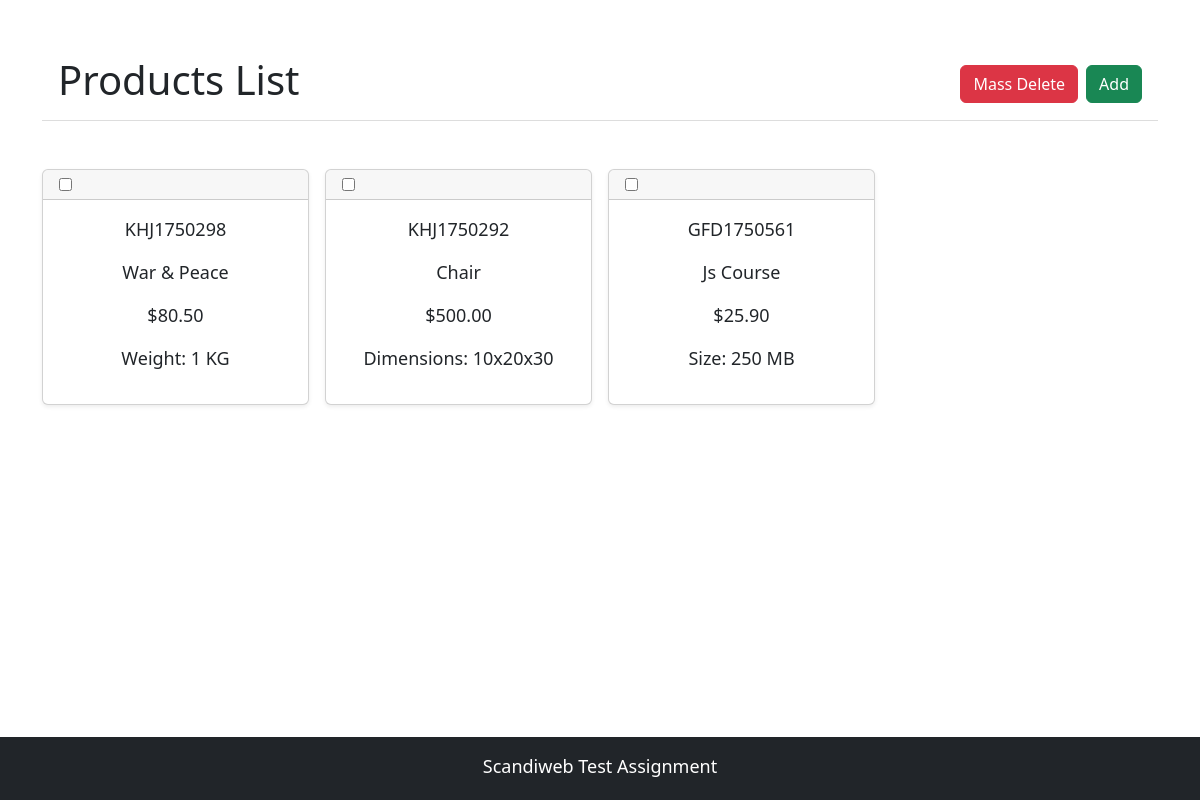
The page / on the database its author committed.
### tables this page shows
CREATE TABLE `products` (
  `id` bigint UNSIGNED NOT NULL,
  `sku` varchar(255) NOT NULL,
  `name` varchar(255) NOT NULL,
  `price` decimal(10,2) NOT NULL,
  `type` varchar(255) NOT NULL,
  `attributes` text NOT NULL,
  `created_at` timestamp NULL DEFAULT CURRENT_TIMESTAMP,
  `updated_at` timestamp NULL DEFAULT CURRENT_TIMESTAMP
);

### App/Core/View.php (called while the page is built, shortened)
<?php
class View
{
    public static function display(string $fileDirectory, $page_title = SITE_NAME, array $data = null)
    {
        include APP_ROOT.'/views/layouts/app.php';
    }
}

### App/Classes/ProductsClass.php (called while the page is built, shortened)
<?php
class ProductsClass extends ProductService
{
	public function list()
	{
        $products = $this->retrieve();
        return View::display('products/list.php', 'Products List', ['products' => $products]);
	}
}

### routes.php (called while the page is built, shortened)
<?php
$productClass = new ProductsClass();
Router::run($_SERVER['REQUEST_URI'], [
    '/' => function () use ($productClass) {
        return $productClass->list();
    },
    '/add-product' => function () use ($productClass) {
        return $productClass->create();
    },
    '/add-product/store' => function () use ($productClass) {
        return $productClass->store();
    },
    '/delete-products' => function () use ($productClass) {
        return $productClass->delete_multiple();
    },
]);

### App/Core/Router.php (called while the page is built, shortened)
<?php
class Router
{
    public static function run(string $url, array $routes)
    {
        $uri = parse_url($url);
        $path = $uri['path'];
        $callback = $routes[$path];
        $params = [];
        $callback($params);
    }
}

### index.php (called while the page is built, shortened)
<?php
require_once 'config/app.php';
include('routes.php');

### App/Services/ProductService.php (called while the page is built, shortened)
<?php
abstract class ProductService
{
    private function model()
    {
       return new Product();
    }
    public function retrieve()
    {
        return $this->model()->getProducts();
    }
}

### App/Core/Model.php (called while the page is built, shortened)
<?php
class Model
{
    public $table_name;
    function __construct($table_name)
    {
       $this->table_name = $table_name;
    }
    private function DB()
    {
        $db = new DBConnection();
        return $db->getConnection();
    }
    public function all($model)
    {
        $query = "SELECT * FROM " . $this->table_name . " ORDER BY id";
        $result = $this->DB()->query( $query )->fetchAll(PDO::FETCH_CLASS, $model);
        return $result;
    }
}

### App/Core/DBConnection.php (called while the page is built, shortened)
<?php
class DBConnection
{
    private $serverName = DB_HOST;
    private $username = DB_USER;
    private $password = DB_PASS;
    private $dbName = DB_NAME;
    protected $connection;
    public function __construct()
    {
        $this->connection = $this->connect();
    }
    private function connect()
    {
        try {
            $connection = new PDO("mysql:host=$this->serverName;dbname=$this->dbName",
                $this->username,
                $this->password
            );
            $connection->setAttribute(PDO::ATTR_ERRMODE, PDO::ERRMODE_EXCEPTION);
        } catch(PDOException $e) {
            echo "Connection failed: " . $e->getMessage();
        }
        return $connection;
    }
    public function getConnection()
    {
		try {
			return $this->connection;
		} catch(PDOException $e) {
            echo "Connection failed: " . $e->getMessage();
        }
    }
}

### App/Models/Product.php (called while the page is built, shortened)
<?php
class Product extends Model
{
    public function getProducts()
    {
        return $this->all(Self::class);
    }
    public function getProductAttributes($prod_attributes)
    {
        return json_decode($prod_attributes, true);
    }
}

### views/products/list.php (the view)
<main class="py-5">
    <section class=" text-center container">
        <div class="page_header">
            <div>
                <h1>Products List</h1>
            </div>
            <div class="header_btns">
                <?php if(count($products) > 0) { ?>
                    <form id="DeleteProductsForm" action="/delete-products" method="post">
                        <button type="submit" class="btn btn-danger mx-2">Mass Delete</button>
                    </form>
                <?php } ?>
                <a href="/add-product" class="btn btn-success">Add</a>
            </div>
        </div>
    </section>
    <div class="py-5">
        <div class="container">
            <?php if(count($products) > 0) { ?>
                <div class="row row-cols-1 row-cols-sm-2 row-cols-md-4 g-3">
                    <?php foreach($products as $product) { ?>
                        <div class="col">
                            <div class="card shadow-sm">
                                <div class="card-header">
                                    <input type="checkbox" name="delete_products[]" form="DeleteProductsForm" value="<?php echo $product->id ?>" class="delete-checkbox" />
                                </div>
                                <div class="card-body">
                                    <div class="text-center">
                                        <p><?php echo $product->sku ?></p>
                                        <p class="text-capitalize"><?php echo $product->name ?></p>
                                        <p><?php echo '$'.$product->price ?></p>
                                        <?php foreach($product->getProductAttributes($product->attributes) as $key => $attribute) { ?>
                                        <p>
                                            <span class="text-capitalize"><?php echo $key ?>: </span>
                                            <span><?php echo $attribute ?></span>
                                        </p>
                                        <?php } ?>
                                    </div>
                                </div>
                            </div>
                        </div>
                    <?php } ?>
                </div>
            <?php } else { ?>
                <div class="text-center py-5">
                    No Products Found Add New One
                </div>
            <?php } ?>
        </div>
    </div>
</main>

### views/layouts/app.php (shortened to what this page needs)
<html lang="en" data-bs-theme="light">
    <head>
        <link rel="stylesheet" href="assets/css/bootstrap.min.css">
        <link rel="stylesheet" href="assets/css/style.css">
    </head>
    <body class="d-flex flex-column h-100">
        <?php include $content ?>
        <?php include APP_ROOT.'/views/layouts/footer.php' ?>
    </body>
</html>

### views/layouts/footer.php
<footer class="bg-dark mt-auto py-3">
    <div class="container text-center">
        <p class="mb-1">Scandiweb Test Assignment</p>
    </div>
</footer>

### assets/css/style.css (style rules this page uses)
* { margin: 0; padding: 0; }
body { font-size: 18px; }
.btn { outline: none; }
.page_header { align-items: center; border-bottom: 1px solid #ddd; display:flex; padding: 8px 16px; }
.page_header .header_btns { display: flex; margin-left: auto; }
footer { color: #fff; }

### rows shown on the page
products: sku "KHJ1750298", name "War & Peace", price "80.50", key "Weight", attributes "1 KG"
products: sku "KHJ1750292", name "Chair", price "500.00", key "Dimensions", attributes "10x20x30"
products: sku "GFD1750561", name "Js Course", price "25.90", key "Size", attributes "250 MB"
